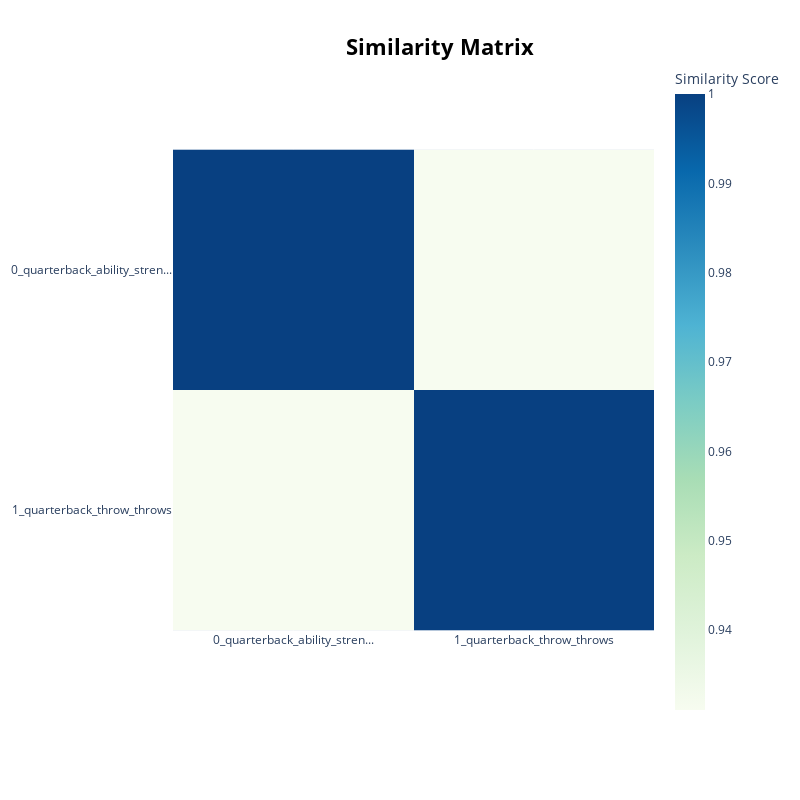

Notebook cell for this chart:
### Code cell
topic_model.visualize_heatmap()

### Figure 1 — Plotly figure (JSON) as saved in the notebook; plotly's stock layout.template omitted (floating-point values rounded to 4 significant figures)
{"data": [{"coloraxis": "coloraxis", "hovertemplate": "x: %{x}<br>y: %{y}<br>Similarity Score: %{z}<extra></extra>", "name": "0", "type": "heatmap", "x": ["0_quarterback_ability_stren...", "1_quarterback_throw_throws"], "xaxis": "x", "y": ["0_quarterback_ability_stren...", "1_quarterback_throw_throws"], "yaxis": "y", "z": [[1.0, 0.9311], [0.9311, 1.0]]}], "layout": {"coloraxis": {"colorbar": {"title": {"text": "Similarity Score"}}, "colorscale": [[0, "rgb(247,252,240)"], [0.125, "rgb(224,243,219)"], [0.25, "rgb(204,235,197)"], [0.375, "rgb(168,221,181)"], [0.5, "rgb(123,204,196)"], [0.625, "rgb(78,179,211)"], [0.75, "rgb(43,140,190)"], [0.875, "rgb(8,104,172)"], [1, "rgb(8,64,129)"]]}, "height": 800, "hoverlabel": {"bgcolor": "white", "font": {"family": "Rockwell", "size": 16}}, "legend": {"title": {"text": "Trend"}}, "margin": {"t": 60}, "showlegend": true, "title": {"font": {"color": "Black", "size": 22}, "text": "<b>Similarity Matrix</b>", "x": 0.55, "xanchor": "center", "y": 0.95, "yanchor": "top"}, "width": 800, "xaxis": {"anchor": "y", "constrain": "domain", "domain": [0, 1], "scaleanchor": "y"}, "yaxis": {"anchor": "x", "autorange": "reversed", "constrain": "domain", "domain": [0, 1]}}}
